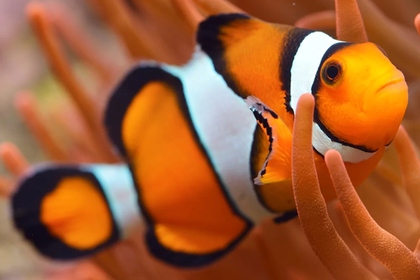
%> input picture ForFun/ClownFish.png, 420 x 280 px, shrunk from 1158 x 773 before the run
$ octave lesson3.m   (GNU Octave 9; MATLAB toolbox functions it lacks are replaced by stand-ins)
%> lines starting %> are read from the running program, lines starting %| are printed output that depends on the picture
clf;
clear;
for clc = 0:30
    disp(" ");
end

% ======== Transpose Function =========
function B = MyTranspose(A)
[r, c, d] = size(A);
B = zeros(c,r);
for row = 1:r
    for col = 1:c
        B(col,row) = A(row,col);
    end
end
endfunction

%========== Main ===========
oriImage = imread('ClownFish.png');
%> oriImage is the input picture: size 280x420x3 uint8; mean R, G, B 160.5, 93.8, 52.7
imshow(oriImage);

[row,col,depth] = size(oriImage);
%> row = 280; col = 420; depth = 3

% Get the Red Channel , Blue Channel, Green Channel
R = oriImage(:,:,1);
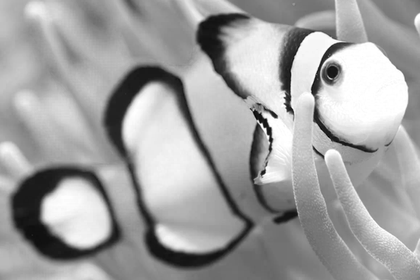
%> R: size 280x420 uint8; min 4, max 255, mean 160.5
G = oriImage(:,:,2);
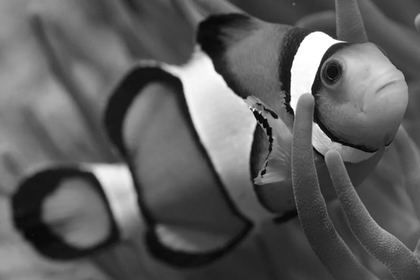
%> G: size 280x420 uint8; min 0, max 255, mean 93.8
B = oriImage(:,:,3);
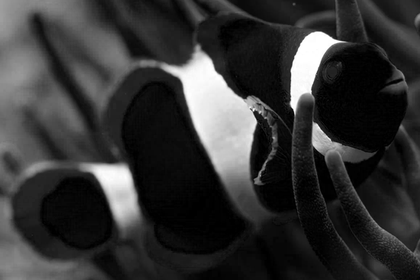
%> B: size 280x420 uint8; min 0, max 255, mean 52.7

figure,imshow(R);
figure,imshow(G);
figure,imshow(B);

% Combine RGB to recreate Original
RGB = cat(3,R,G,B);
figure,imshow(RGB);

% Transpose Image
% 1) Rotates the matrix by 90 degrees
% 2) Change Rows to Columns and Columns to Rows( basically mirrors )

transR = transpose(R);
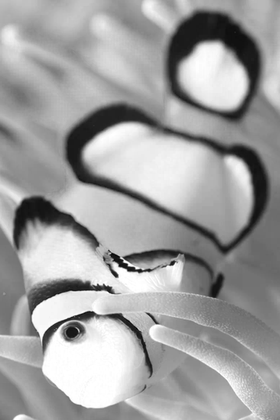
%> transR: size 420x280 uint8; min 4, max 255, mean 160.5; mean of the top-left, top-right, bottom-left and bottom-right quarters 163.2, 152.9, 180.8, 145
transG = transpose(G);
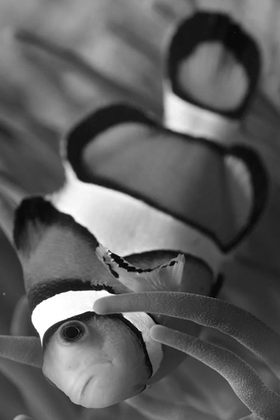
%> transG: size 420x280 uint8; min 0, max 255, mean 93.8; mean of the top-left, top-right, bottom-left and bottom-right quarters 107.2, 85.8, 111.7, 70.6
transB = MyTranspose(B);
%> after the loop in MyTranspose, `for row = 1:r`:
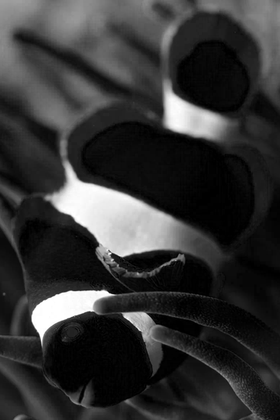
%> B: size 420x280 double; min 0, max 255, mean 52.7; mean of the top-left, top-right, bottom-left and bottom-right quarters 75.2, 46.5, 56.6, 32.7

transRGB = cat(3,transR,transG,transB);
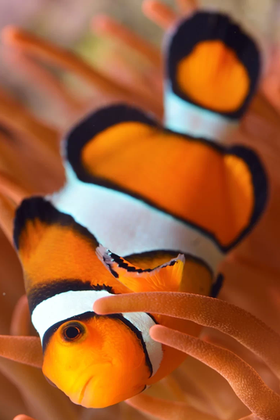
%> transRGB: size 420x280x3 uint8; mean R, G, B 160.5, 93.8, 52.7; mean of the top-left, top-right, bottom-left and bottom-right quarters 115.2, 95.1, 116.3, 82.7
figure,imshow(transRGB);
